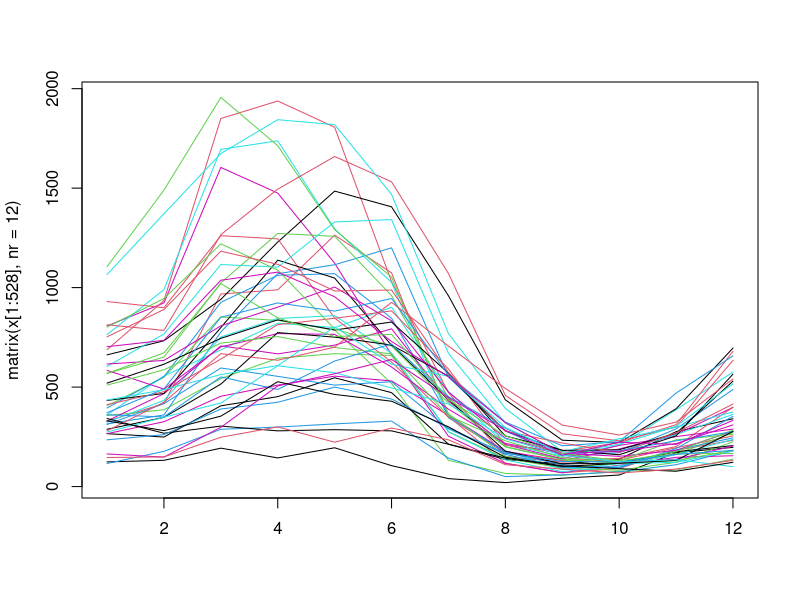
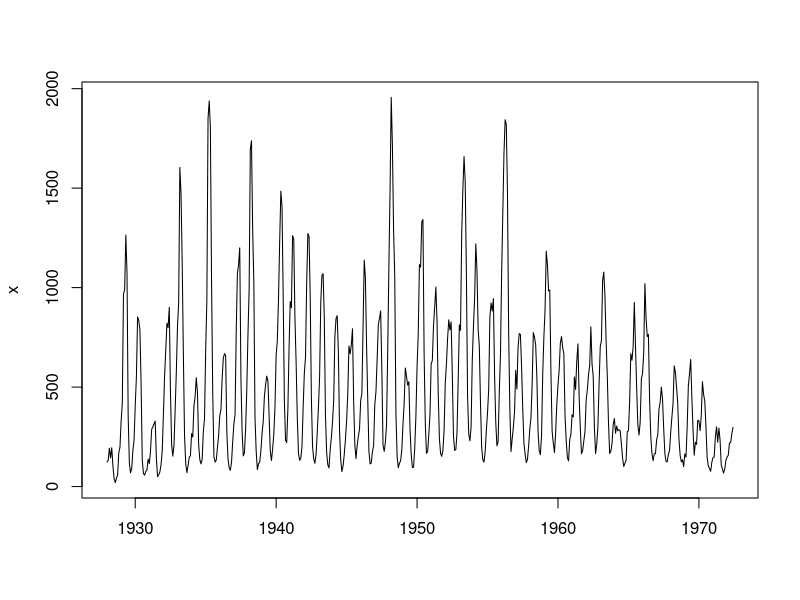
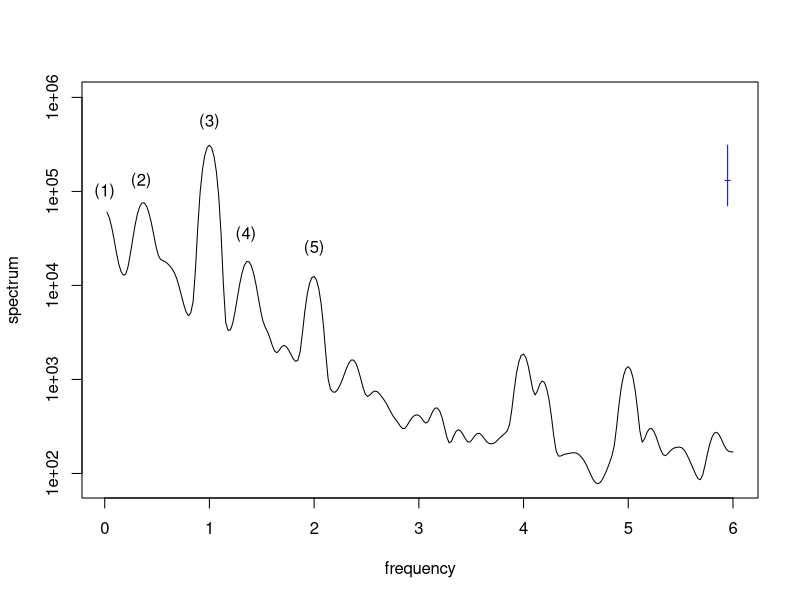
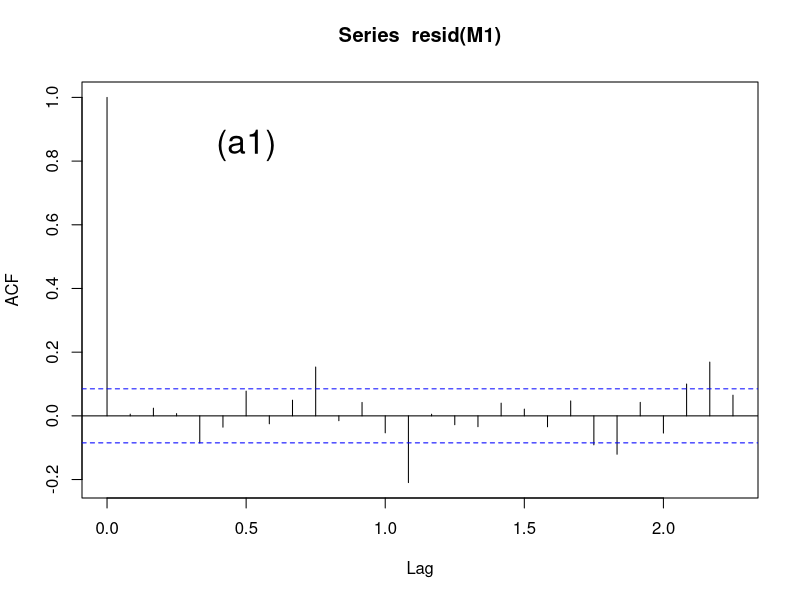
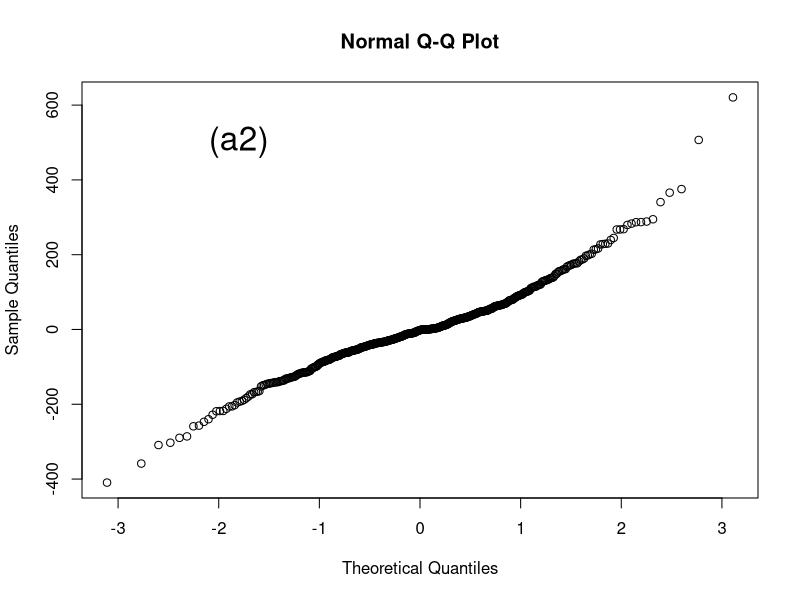
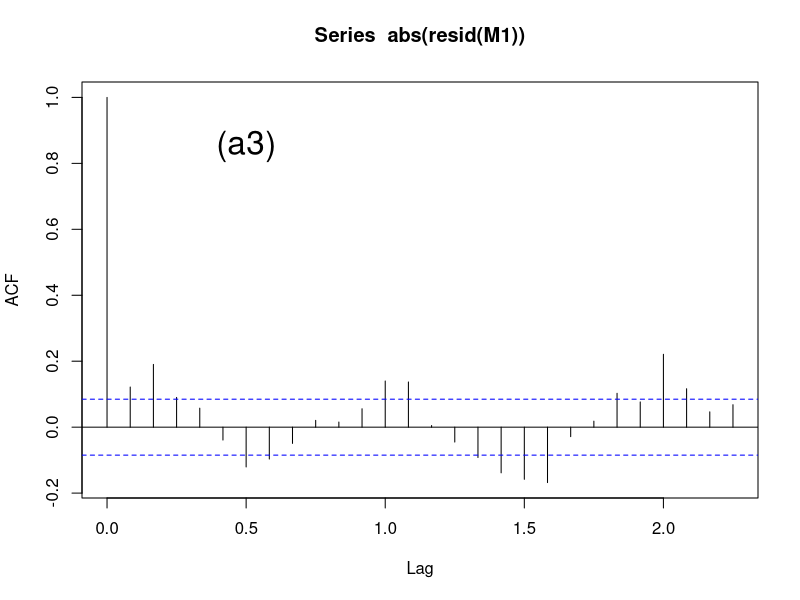
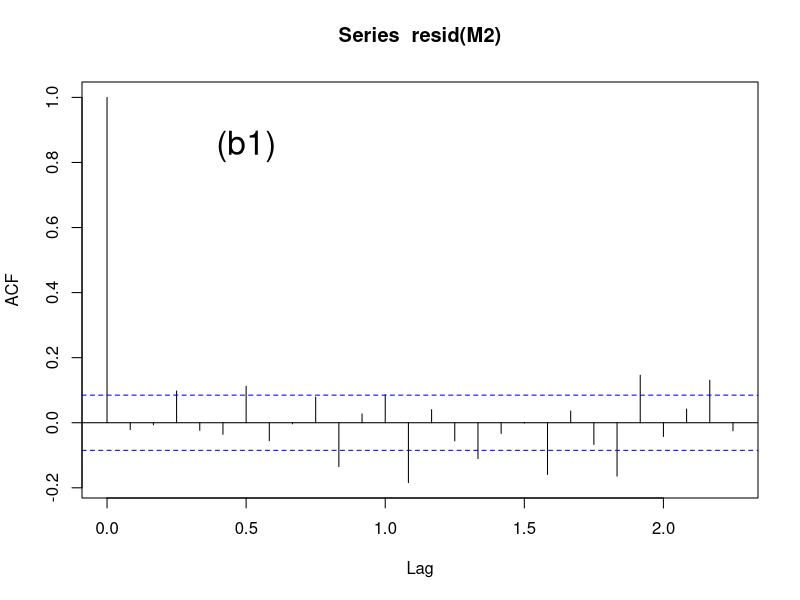
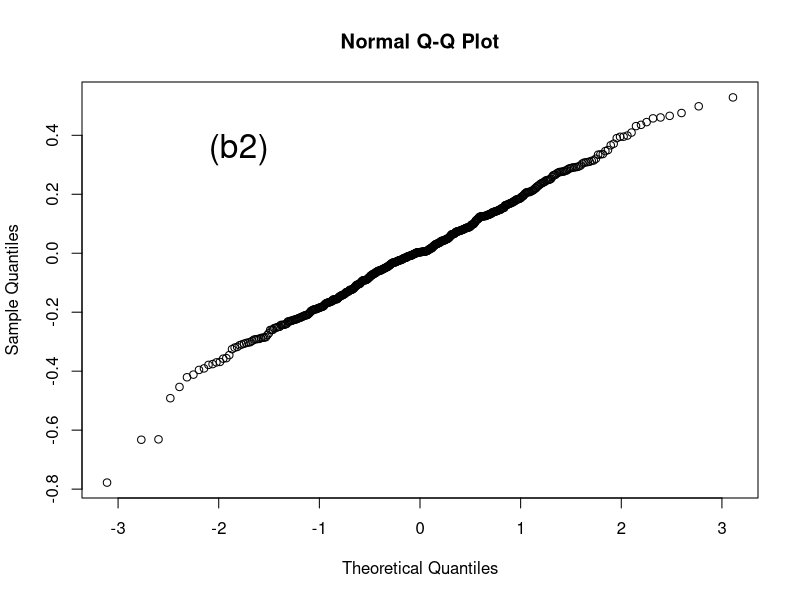

Write R code to recreate these figures, in order.
# Reported monthly cases of mumps, 1928-1972 New York City

x<-ts(scan("mumps.dat"),start=1928,freq=12)
pdf(file="mumps.pdf",width=8,height=4)
plot(x,xlab="") #, ylab="Monthly cases of mumps")
dev.off()

pdf(file="mumps-spec.pdf",width=8,height=4)
#spectrum(x) #,main="Monthly mumps in NYC")
spectrum(x,spans=c(3,5,7),main="",sub="",ylim=c(0.8e2,1e6))
text(0,1e5,"(1)")
text(0.35,1.3e5,"(2)")
text(1,5.5e5,"(3)")
text(1.35,3.5e4,"(4)")
text(2,2.5e4,"(5)")
#,main="monthly mumps in NYC")
#dev.copy2eps(file="mumps-spec.eps")
dev.off()

#spectrum(x,method="ar",main="monthly mumps in NYC")

#acf(x)

#arima

aic.table<-function(dat,I=0,Nar=3,Nma=3,...){
 aic<-matrix(NA,Nar+1,Nma+1)
 for(i in 0:Nar){
  for(j in 0:Nma){ 
    if(i+j != 0){
      aic[i+1,j+1]<-(arima(dat,
        order=c(i,I,j),...))$aic}
  }
 }
 aic
}
#aic.table(x,seasonal=c(1,1,1),Nar=4,Nma=4) 

# (aic<-aic.table(log(x),seasonal=c(0,1,1),Nar=4,Nma=4) )
#          [,1]      [,2]      [,3]       [,4]      [,5]
#[1,]        NA  312.7628   92.7453  -42.91403 -131.8598
#[2,] -213.9453 -211.9458 -224.4315 -227.35447 -225.5215
#[3,] -211.9459 -212.5350 -236.8260 -223.70594 -224.7305
#[4,] -224.9618 -237.9834 -236.1537 -234.41349 -232.4061
#[5,] -229.8224 -221.1222 -236.4941 -235.21621 -239.7320

M1=arima(x,order=c(3,0,0),seasonal=c(0,1,1))
#spectrum(resid(M1),method="ar")
#cpgram(resid(M1))

pdf(file="m1-resid.pdf",width=5,height=5)
acf(resid(M1))
text(0.5,0.85,"(a1)",cex=2)
dev.off()

pdf(file="m1-qq.pdf",width=5,height=5)
qqnorm(resid(M1))
text(-1.8,500,"(a2)",cex=2)
dev.off()

pdf(file="m1-resid2.pdf",width=5,height=5)
acf(abs(resid(M1)))
text(0.5,0.85,"(a3)",cex=2)
dev.off()

M2<-arima(log(x),order=c(3,0,0),seasonal=c(0,1,1))
#spectrum(resid(M2),method="ar")
#cpgram(resid(M2))

pdf(file="m2-resid.pdf",width=5,height=5)
acf(resid(M2))
text(0.5,0.85,"(b1)",cex=2)
dev.off()

pdf(file="m2-qq.pdf",width=5,height=5)
qqnorm(resid(M2))
text(-1.8,0.35,"(b2)",cex=2)
dev.off()

pdf(file="m2-resid2.pdf",width=5,height=5)
acf(abs(resid(M2)))
text(0.5,0.85,"(b3)",cex=2)
dev.off()


(m3<-arima(log(x),order=c(3,0,0),seasonal=c(1,1,1)))

matplot(matrix(x[1:528],nr=12),ty="l",lty=1)


